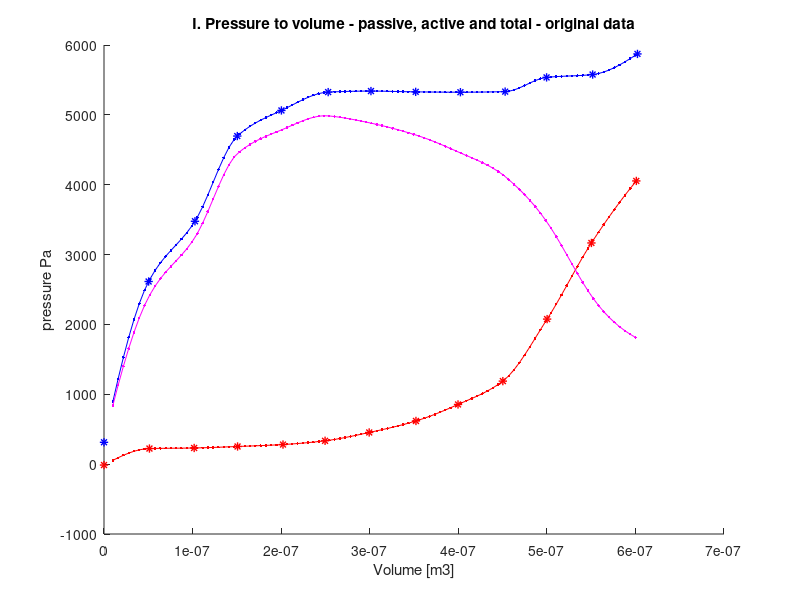
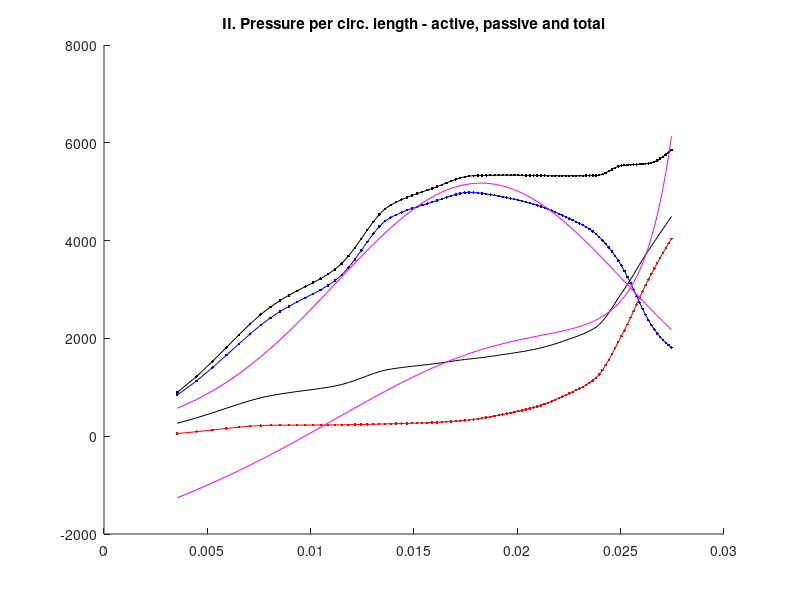
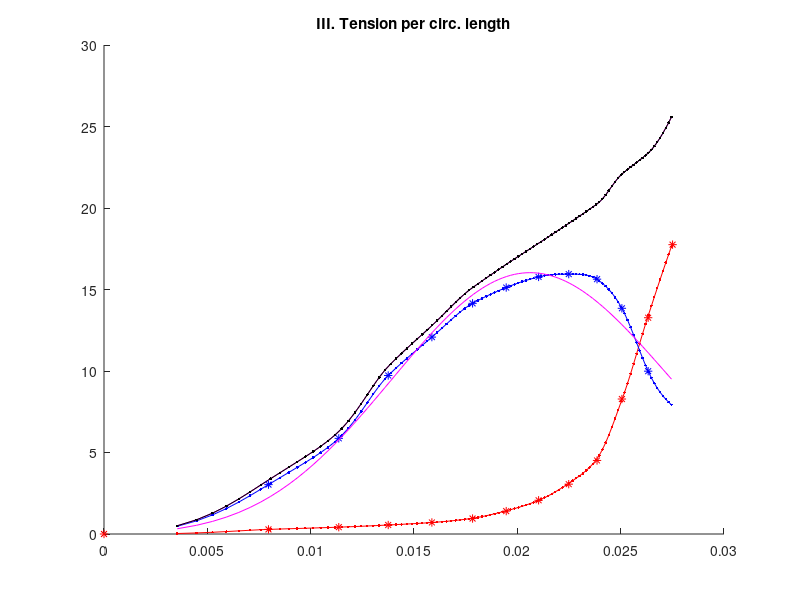
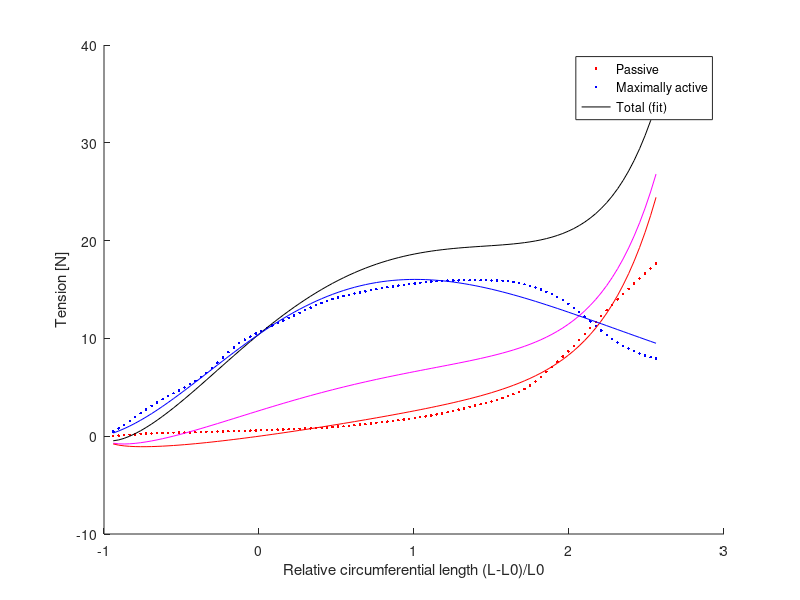

Source code (MATLAB) for these figures, in order:
% B = A; B(:, 1) = A(:, 1)*133.32;
% plot(B(:, 1), B(:, 2), '*-', 'LineWidth', 2);xlabel('Pressure [Pa]');ylabel('(V-V0)/V0');
% 

%% Data from 
RestRaw = [
    0.0000, -0.1339   ;
0.0513, 2.2763    ;
0.1018, 2.3607    ;
0.1508, 2.5774    ;
0.2021, 2.8613    ;
0.2496, 3.4097    ;
0.2994, 4.6234    ;
0.3522, 6.3032    ;
0.3997, 8.7121    ;
0.4503, 12.1187   ;
0.5003, 21.1730   ;
0.5503, 32.2871   ;
0.6010, 41.3416   ]
				  
ActRaw = [
    0.000, 3.1882   ;
0.0504, 26.6614   ;
0.1027, 35.4507   ;
0.1505, 47.8929   ;
0.2003, 51.6315   ;
0.2531, 54.3080   ;
0.3014, 54.4580   ;
0.3519, 54.3430   ;
0.4024, 54.2944   ;
0.4529, 54.3788   ;
0.4997, 56.4552   ;
0.5517, 56.8723   ;
0.6023, 59.8802   ]

% conversion to mL
mL2m3 = 1e-6;
RestRaw(:, 1) = RestRaw(:, 1)*mL2m3;
ActRaw(:, 1) = ActRaw(:, 1)*mL2m3;
%%
cmH2o2Pa = 98.0665;
conversion = cmH2o2Pa;%/133.32; % to mmHg

figure(1);clf;hold on; title('I. Pressure to volume - passive, active and total - original data')
plot(RestRaw(:, 1), RestRaw(:, 2)*conversion, 'r*', 'LineWidth', 1);xlabel('Volume [m3]');ylabel('pressure Pa');
plot(ActRaw(:, 1), ActRaw(:, 2)*conversion, 'b*', 'LineWidth', 1);

x_samples_v = linspace(0.01, 0.6, 100)*1e-6;
totRes = interp1(RestRaw(:, 1), RestRaw(:, 2)*conversion, x_samples_v, 'pchip');
actRes = interp1(ActRaw(:, 1), ActRaw(:, 2)*conversion, x_samples_v, 'pchip');
plot(x_samples_v, totRes, 'r.-');
plot(x_samples_v, actRes, 'b.-');

act_Alone = actRes - totRes;
plot(x_samples_v, act_Alone, 'm.-');
act_normal = totRes + 0.25*act_Alone;
% plot(x_samples_v, act_normal, 'k.-');

%%
length = 10e-3; % the paper is not specific about lengths of the venous segments. Lets have a guess here [m]

x_samples_r = sqrt(x_samples_v/pi/length);
x_samples_L = x_samples_r*2*pi;
x_data_r = sqrt(ActRaw(:, 1)/pi/length);
x_data_L = x_data_r*2*pi;

figure(2);clf; hold on; title('II. Pressure per circ. length - active, passive and total')
plot(x_samples_L, totRes, 'r.-');
plot(x_samples_L, act_Alone , 'b.-');
plot(x_samples_L, actRes, 'k.-');
plot(x_samples_L, act_normal, 'k-');

%%
% tension = pressure*radius
pass_tension = totRes.*x_samples_r;
pass_tension_data = RestRaw(:, 2)*conversion.*x_data_r;
act_tension = act_Alone .* x_samples_r;
total = actRes.*x_samples_r;
total_check = pass_tension + act_tension;

figure(3);clf; hold on; title('III. Tension per circ. length')
plot(x_samples_L, pass_tension, 'r.-');
plot(x_samples_L, act_tension, 'b.-');
plot(x_samples_L, total, 'm.-');
plot(x_samples_L, total_check, 'k.-');

act_tension_data = interp1(x_samples_L, act_tension, x_data_L, 'pchip');
plot(x_data_L, act_tension_data, 'b*');
plot(x_data_L, pass_tension_data, 'r*');

%% plot the identified active tensions curve
% General model:
%      f(x) = x*a1*exp(-((x-b1)/c1)^2)
% Coefficients (with 95% confidence bounds):
%        a1 =       823.8  (809.4, 838.2)
%        b1 =     0.01824  (0.01803, 0.01845)
%        c1 =   -0.009899  (-0.01025, -0.009547)
% 
% Goodness of fit:
%   SSE: 63.01
%   R-square: 0.9555
%   Adjusted R-square: 0.9546
%   RMSE: 0.806

A_T = @(x) x*823.8.*exp(-((x-0.01824 )/(-0.009899)).^2);
% x*a1*exp(-((x-b1)/c1)^2)

figure(3); plot(x_samples_L, A_T(x_samples_L), 'm')

figure(2); % pressures
plot(x_samples_L, A_T(x_samples_L)./x_samples_r, 'm')
%% plot the identified passive tension curve
% General model:
%      f(L) = a*(L.*(L - L0)./L0.^2)  + b*(exp(11.5*(L - L0)./L0) - 1)
% Coefficients (with 95% confidence bounds):
%        L0 =     0.01471  (0.01383, 0.01558)
%        a =        4.29  (3.39, 5.189)
%        b =   0.0006391  (-0.0001632, 0.001441)
% 
% Goodness of fit:
%   SSE: 86.75
%   R-square: 0.9631
%   Adjusted R-square: 0.9623
%   RMSE: 0.9457
L0 = 0.01455;
a =        4.29;
b =   0.0006391;

P_T_fit =@(L) a*(L.*(L - L0)./L0.^2)  + b*(exp(11.5*(L - L0)./L0) - 1);

% 7.0545*(L.*(L - L0)./L0.^2)  + (2.91e-4)*(exp(11.5*(L - L0)./L0) - 1)

V0 = length*pi*(L0/2/pi)^2;
x_samples_rel = (x_samples_v - V0)/V0;

figure(4); clf; hold on;
plot(x_samples_rel, pass_tension, 'r.');

plot(x_samples_rel, act_tension, 'b.');

plot(x_samples_rel, P_T_fit(x_samples_L) + A_T(x_samples_L), 'k-');

plot(x_samples_rel, P_T_fit(x_samples_L) + 0.25*A_T(x_samples_L), 'm-');

plot(x_samples_rel, P_T_fit(x_samples_L), 'r-');
plot(x_samples_rel, A_T(x_samples_L), 'b-');

xlabel('Relative circumferential length (L-L0)/L0'); ylabel('Tension [N]');
legend('Passive', 'Maximally active', 'Total (fit)')

figure(2); % pressures
plot(x_samples_L, (P_T_fit(x_samples_L) + 0.25*A_T(x_samples_L))./x_samples_r, 'm')

%% tests

% dx_samples_r = diff(diff(x_samples_r));
% dpass_tension = diff(diff(pass_tension));

figure(5); 
% for L0 = 0.014:0.0001:0.015
    
clf; hold on; title('Relative vol to pressure')
ylim([-2000, 8000]);

plot(x_samples_rel, pass_tension./x_samples_r, 'r.');

plot(x_samples_rel, act_tension./x_samples_r, 'b.');

plot(x_samples_rel, (P_T_fit(x_samples_L) + A_T(x_samples_L))./x_samples_r, 'k-');

plot(x_samples_rel, (P_T_fit(x_samples_L) + 0.25*A_T(x_samples_L))./x_samples_r, 'm-');

plot(x_samples_rel, (P_T_fit(x_samples_L))./x_samples_r, 'r-');
plot(x_samples_rel, (A_T(x_samples_L))./x_samples_r, 'b-');

plot(x_samples_rel, 4*133*ones(100, 1), 'k--');

L0 = 0.0147; a = 7.0545; b = 2.9106e-04;
T_P_datafit = @(L) a*(L.*(L - L0)./L0.^2)  + b*(exp(11.5*(L - L0)./L0) - 1);
plot(x_samples_rel, T_P_datafit(x_samples_L)./x_samples_r, 'b-');
% L0
% pause(0.5)
% end

xlabel('Relative volume (V-V0)/V0'); ylabel('Pressure [Pa]');
legend('Passive', 'Maximally active', 'Total (fit)')
% plot(x_samples_r(3:end), dpass_tension./dx_samples_r, 'b.-')